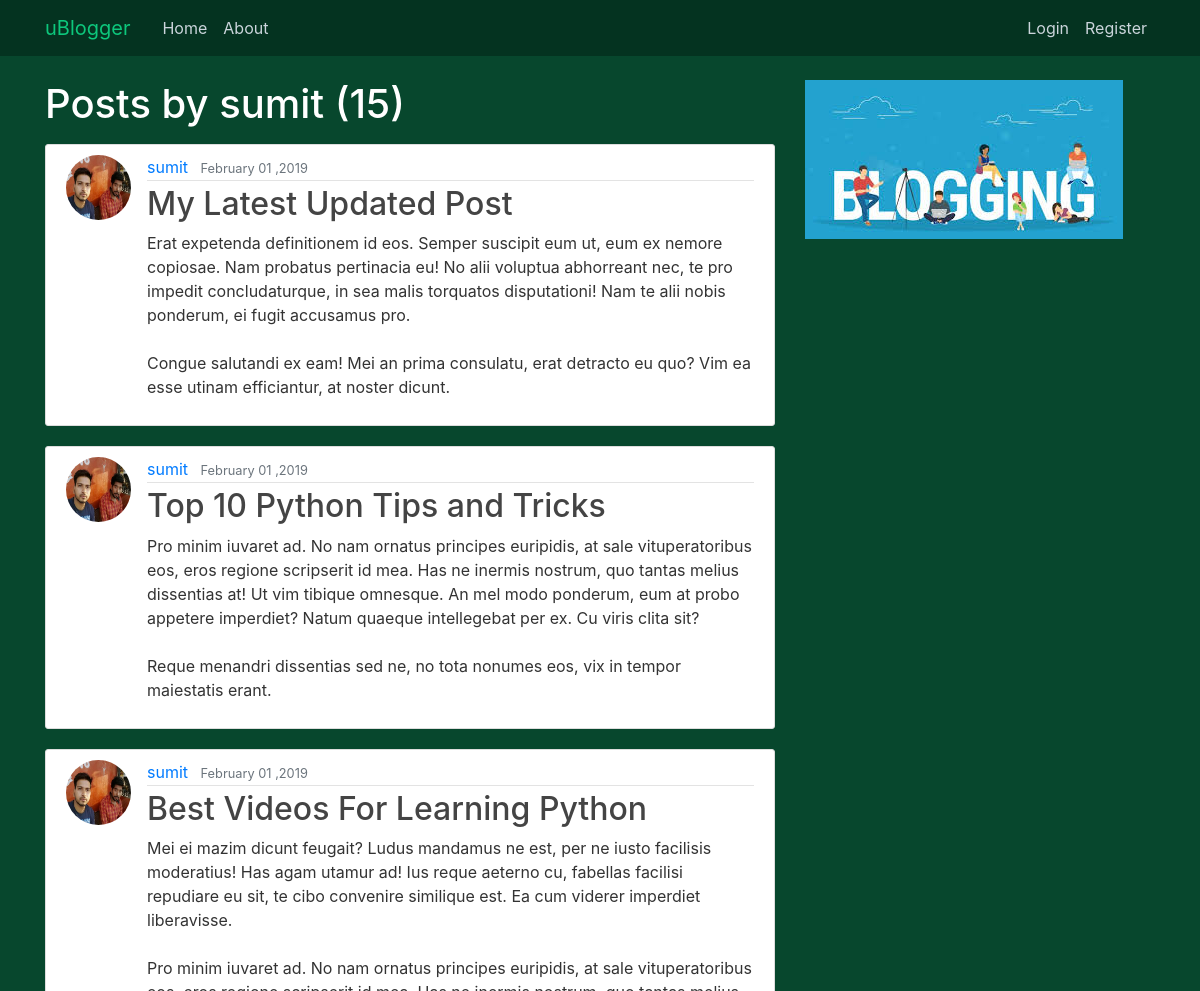
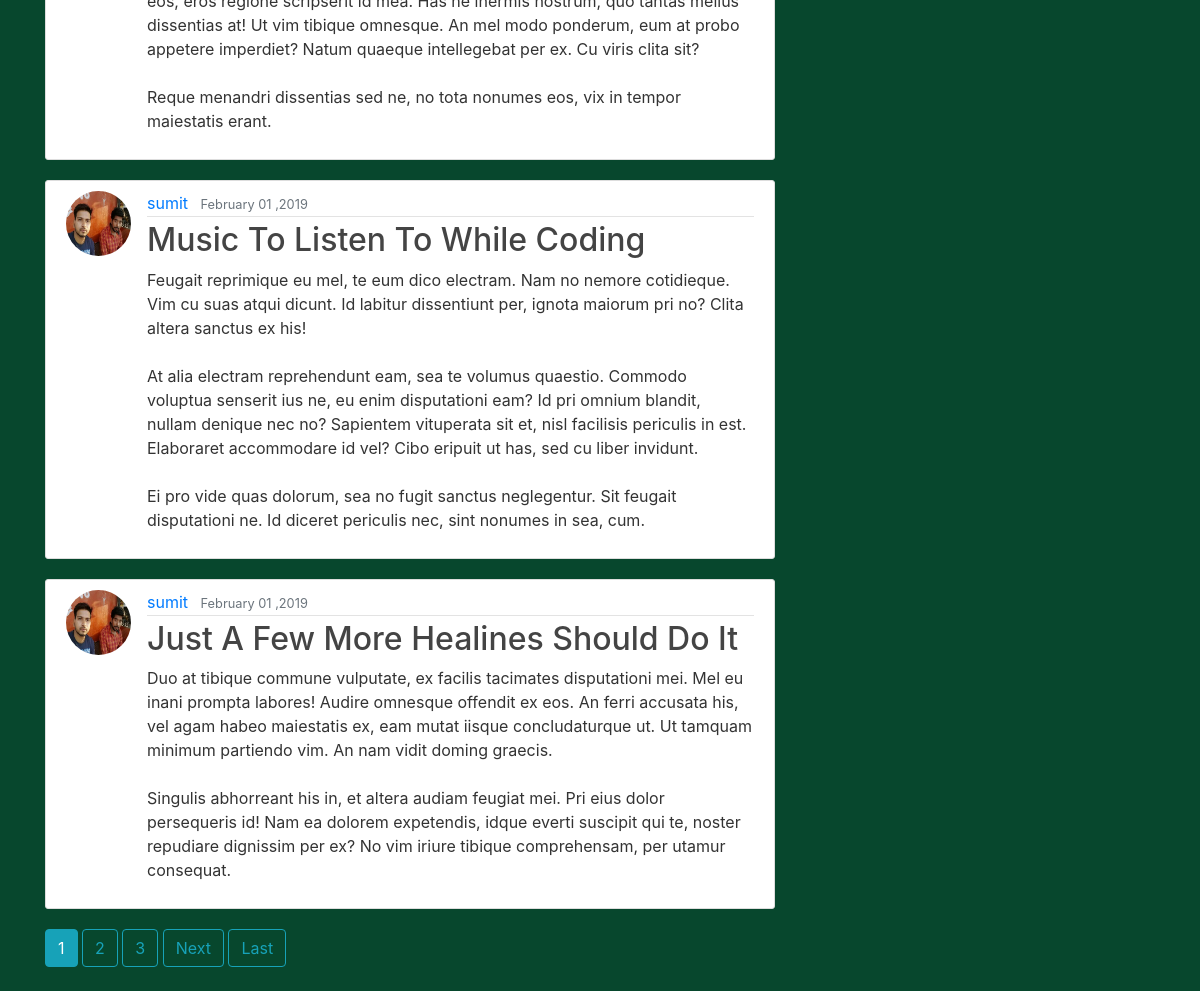
Page /user/sumit on the committed database (2 pictures, top to bottom).
### blog/models.py (models this page shows, shortened)
class Post(models.Model):
	title=models.CharField(max_length=100)
	content=models.TextField()
	date_posted=models.DateTimeField(default=timezone.now)
	author=models.ForeignKey(User, on_delete=models.CASCADE)

### users/models.py (models this page shows, shortened)
class Profile(models.Model):
    user = models.OneToOneField(User, on_delete=models.CASCADE)
    image = models.ImageField(default='default.jpg', upload_to='profile_pics')

### blog/views.py (the view)
# urls.py: path('user/<str:username>', UserPostListView.as_view(), name='user-posts'),
class UserPostListView(ListView):
    model = Post
    template_name = 'blog/user_posts.html'    # <app>/<model>_<viewtype>.html
    context_object_name= 'posts'
    paginate_by = 5 #pagination attribute
    def get_queryset(self):
        user= get_object_or_404(User,username=self.kwargs.get('username'))
        return Post.objects.filter(author=user).order_by("-date_posted")   #for newest to oldest  & for oldest to newest= date_posted

### blog/templates/blog/user_posts.html (shortened to what this page needs)
{% extends "blog/base.html" %}
{% block content %}
    <h1 class="mb-3"style="color: white">Posts by {{ view.kwargs.username }} ({{ page_obj.paginator.count }})</h1>
	{% for post in posts %}
		<article class="media content-section">
		  <img class="rounded-circle article-img" src="{{ post.author.profile.image.url }}">
		  <div class="media-body">
		    <div class="article-metadata">
		      <a class="mr-2" href="{% url 'user-posts' post.author.username %}">{{ post.author }}</a>
		      <small class="text-muted">{{ post.date_posted|date:"F d ,Y" }}</small>
		    </div>
		    <h2><a class="article-title" href="{% url 'post-detail' post.id %}">{{ post.title }}</a></h2>
		    <p class="article-content">{{ post.content }}</p>
		  </div>
		</article>
	{% endfor %}
	{% if is_paginated %}
		{% for num in page_obj.paginator.page_range %}
			{% if page_obj.number == num %}
				<a class="btn btn-info mb-4" href="?page={{ num }}">{{ num }}</a>
			{% elif num > page_obj.number|add:'-3' and num < page_obj.number|add:'3'%}
				<a class="btn btn-outline-info mb-4" href="?page={{ num }}">{{ num }}</a>
			{% endif %}
		{% endfor %}
		{% if page_obj.has_next %}
			<a class="btn btn-outline-info mb-4" href="?page={{ page_obj.next_page_number }}">Next</a>
			<a class="btn btn-outline-info mb-4" href="?page={{ page_obj.paginator.num_pages }}">Last</a>
		{% endif %}
	{% endif %}
{% endblock content %}

### blog/static/blog/main.css (style rules this page uses)
body { background: #fafafa; color: #333333; margin-top: 5rem; }
h1, h2, h3, h4, h5, h6 { color: #444444; }
.content-section { background: #ffffff; padding: 10px 20px; border: 1px solid #dddddd; border-radius: 3px; margin-bottom: 20px; }
.article-title { color: #444444; }
.article-content { white-space: pre-line; }
.article-img { height: 65px; width: 65px; margin-right: 16px; }
.article-metadata { padding-bottom: 1px; margin-bottom: 4px; border-bottom: 1px solid #e3e3e3 }

### rows in the picture
Post: author.profile.image (picture), author "sumit", date_posted "February 01 ,2019", title "My Latest Updated Post", content "Erat expetenda definitionem id eos. Semper suscipit eum ut, eum ex nemore copiosae. Nam probatus pertinacia eu! No alii voluptua abhorreant nec, te pro impedit concludaturque, in sea malis torquatos disputationi! Nam te alii nobis ponderum, ei fugit accusamus pro. Congue salutandi ex eam! Mei an prima consulatu, erat detracto eu quo? Vim ea esse utinam efficiantur, at noster dicunt."
Post: author.profile.image (picture), author "sumit", date_posted "February 01 ,2019", title "Top 10 Python Tips and Tricks", content "Pro minim iuvaret ad. No nam ornatus principes euripidis, at sale vituperatoribus eos, eros regione scripserit id mea. Has ne inermis nostrum, quo tantas melius dissentias at! Ut vim tibique omnesque. An mel modo ponderum, eum at probo appetere imperdiet? Natum quaeque intellegebat per ex. Cu viris clita sit? Reque menandri dissentias sed ne, no tota nonumes eos, vix in tempor maiestatis erant."
Post: author.profile.image (picture), author "sumit", date_posted "February 01 ,2019", title "Best Videos For Learning Python", content "Mei ei mazim dicunt feugait? Ludus mandamus ne est, per ne iusto facilisis moderatius! Has agam utamur ad! Ius reque aeterno cu, fabellas facilisi repudiare eu sit, te cibo convenire similique est. Ea cum viderer imperdiet liberavisse. Pro minim iuvaret ad. No nam ornatus principes euripidis, at sale vituperatoribus eos, eros regione scripserit id mea. Has ne inermis nostrum, quo tantas melius dissentias at! Ut vim tibique omnesque. An mel modo ponderum, eum at probo appetere imperdiet? Natum quaeque intellegebat per ex. Cu viris clita sit? Reque menandri dissentias sed ne, no tota nonumes eos, vix in tempor maiestatis erant."
Post: author.profile.image (picture), author "sumit", date_posted "February 01 ,2019", title "Music To Listen To While Coding", content "Feugait reprimique eu mel, te eum dico electram. Nam no nemore cotidieque. Vim cu suas atqui dicunt. Id labitur dissentiunt per, ignota maiorum pri no? Clita altera sanctus ex his! At alia electram reprehendunt eam, sea te volumus quaestio. Commodo voluptua senserit ius ne, eu enim disputationi eam? Id pri omnium blandit, nullam denique nec no? Sapientem vituperata sit et, nisl facilisis periculis in est. Elaboraret accommodare id vel? Cibo eripuit ut has, sed cu liber invidunt. Ei pro vide quas dolorum, sea no fugit sanctus neglegentur. Sit feugait disputationi ne. Id diceret periculis nec, sint nonumes in sea, cum."
Post: author.profile.image (picture), author "sumit", date_posted "February 01 ,2019", title "Just A Few More Healines Should Do It", content "Duo at tibique commune vulputate, ex facilis tacimates disputationi mei. Mel eu inani prompta labores! Audire omnesque offendit ex eos. An ferri accusata his, vel agam habeo maiestatis ex, eam mutat iisque concludaturque ut. Ut tamquam minimum partiendo vim. An nam vidit doming graecis. Singulis abhorreant his in, et altera audiam feugiat mei. Pri eius dolor persequeris id! Nam ea dolorem expetendis, idque everti suscipit qui te, noster repudiare dignissim per ex? No vim iriure tibique comprehensam, per utamur consequat."

### other values in the picture
{{ view.kwargs.username }} "sumit"
{{ page_obj.paginator.count }} "15"
{{ num }} "1"
{{ num }} "2" "3"
